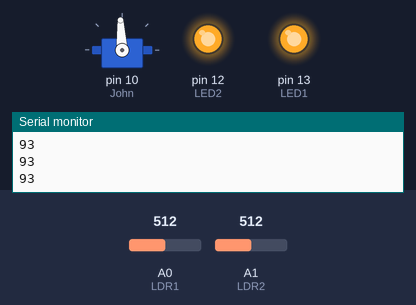
Simulated run of this sketch. Board: Arduino Uno, built with avr-gcc and run on an emulated ATmega328P. Parts: servo, output pins drawn as LEDs (lit = HIGH), the last lines printed to the serial monitor. Inputs (shaded band) come from the test bench; at power-on: A0 (LDR1) = 512, A1 (LDR2) = 512.

Above: at 1.49 s.
1.5 s: A0 (LDR1) set to 610
At 4.3 s:
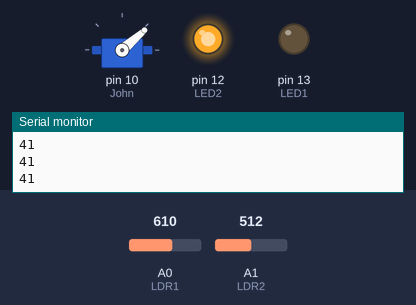
4.5 s: A1 (LDR2) set to 716
At 7.3 s:
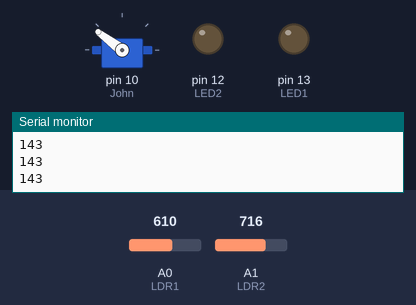
7.5 s: A0 (LDR1) set to 590
At 10.3 s:
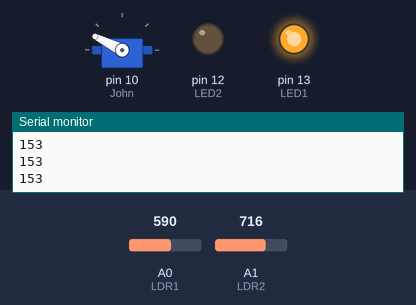
10.5 s: A1 (LDR2) set to 590
At 13.0 s:
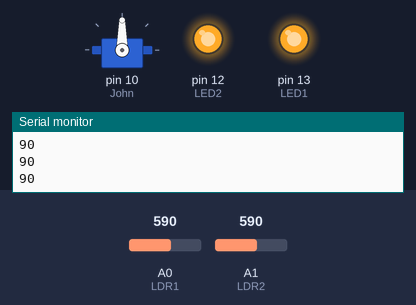
13.5 s: A0 (LDR1) set to 306
At 15.2 s:
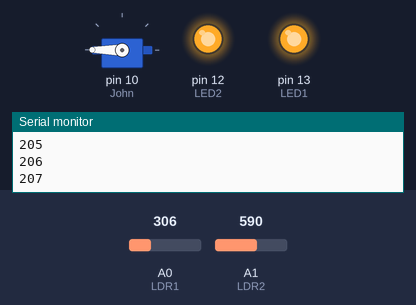
16.5 s: A1 (LDR2) set to 610
At 17.9 s:
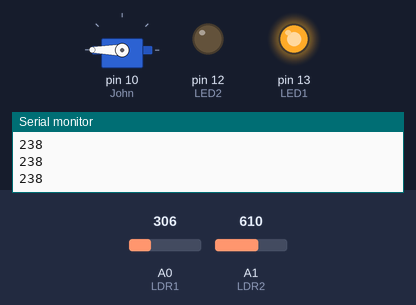
Timing chart, 0 to 19.0 s (numbered marks = the images above; inputs shaded):
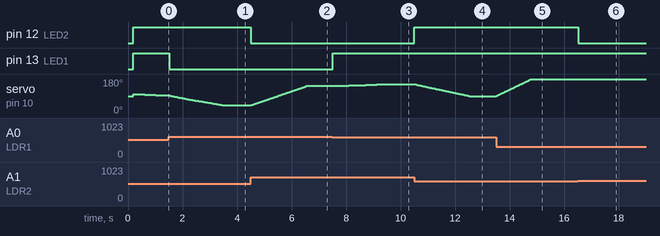

Measured:
- after the input at 1.5 s, pin 13 (LED1): HIGH → LOW at once
- after the input at 4.5 s, pin 12 (LED2): HIGH → LOW at once; servo on pin 10 (John): moves from 41° to 143° over 2.0 s, starting at once
- after the input at 7.5 s, pin 13 (LED1): LOW → HIGH at once; servo on pin 10 (John): moves from 143° to 153° over 1.8 s, starting after 0.19 s
- after the input at 10.5 s, pin 12 (LED2): LOW → HIGH at once; servo on pin 10 (John): moves from 153° to 90° over 2.0 s, starting at once
- after the input at 13.5 s, servo on pin 10 (John): moves from 90° to 180° over 1.3 s, starting at once
- after the input at 16.5 s, pin 12 (LED2): HIGH → LOW at once

The sketch:

Light_sensor_v4.ino
```cpp
#include<Servo.h>  //prior to setup, read servo library with changing servo speed
Servo John; //define your servo prior to setup
int LDR1 = A0;   //rename ports to LED1 and LDR1
int LED1 = 13;
int LDR2 = A1;   //rename ports to LED2 and LDR2
int LED2 = 12;
                            //average filter pre-setup
const int numReadings = 100;
int readings[numReadings];
int readIndex = 0;
int total = 0;
int average = 100;
void setup()
{
  John.attach(10, 1, 255);  //pin 10 sends out signal to move servo
  Serial.begin(9600);   //Record vlaues in the serial table
  pinMode(LDR1, INPUT);   //See LDR1 as an imput
  pinMode(LED1, OUTPUT); // See LED1 as an out put

  pinMode(LDR2, INPUT);   //See LDR2 as an imput
  pinMode(LED2, OUTPUT);    //See LED2 as an output

  for(int thisReading = 0; thisReading < numReadings; thisReading++){     //average filter setup
    readings[thisReading] = 100;
   //Serial.println(thisReading);

   delay(2);
   total= total+(readings[thisReading]);

  }

//
//  for(int thisReading = 0; thisReading < numReadings; thisReading++){     //average filter setup
//   readings[thisReading] =100;
//   total = readings thisReading
//  }
// tak
}


void loop()
{
    // recieving the signal from the light sensors
    int LDR1Value = analogRead(LDR1);  //recorded LDR1 vlaue is labled LDR1Value

    delay(0);
    if (LDR1Value <=600)     //If the light level of LDR1 is <600 then the LED1 will turn on,
    {
    digitalWrite(13, HIGH);
    }
    else                      //else the LED1 will be off
    {
      digitalWrite(13, LOW);
    }

    int LDR2Value = analogRead(LDR2);

    delay(0);
     if (LDR2Value <=600)     //If the light level of LDR1 is <600 then the LED2 will turn on,
    {
    digitalWrite(12, HIGH);
    }
    else                      //else the LED2 will be off
    {
      digitalWrite(12, LOW);
    }
    // moving the servo

     int LDRdif;
     LDRdif = ((LDR2Value)-(LDR1Value));   //trying to get the difference of LDR1Value and LDR2Value
                   //use LDRdif to move servo if a difference is too high
    float angle = map(LDRdif,-100,100,40,140);

    // average filter
    total = total - readings[readIndex];
    readings[readIndex] = angle;           //difference from online code to apply to this senario
    total = total + readings[readIndex];
    readIndex = readIndex +1;

    if(readIndex >= numReadings) {
      readIndex = 0;
    }

    average = total / numReadings;
    //Serial.println(average);
    delay(0);


    John.write(average);
    Serial.println(average);
    delay(20);


}
```
